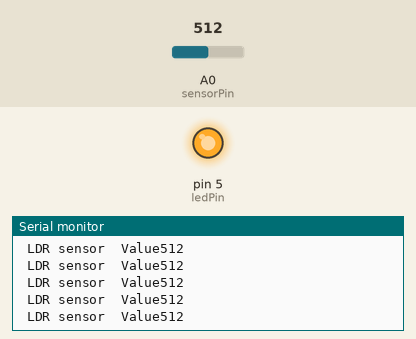
This sketch was run on a simulated Arduino Uno, built with avr-gcc and run on an emulated ATmega328P. Parts: output pins drawn as LEDs (lit = HIGH), the last lines printed to the serial monitor. The inputs (shaded band) are chosen by the test bench; at power-on: A0 (sensorPin) = 512.

Above: at 6.2 s.
6.3 s: A0 (sensorPin) set to 105
At 6.8 s:
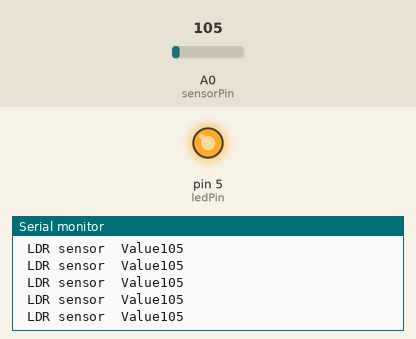
9.3 s: A0 (sensorPin) set to 89
At 10.1 s:
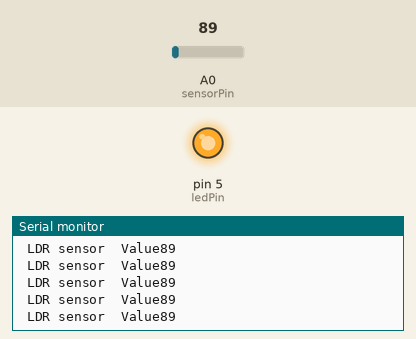
Timing chart, 0 to 12.3 s (numbered marks = the images above; inputs shaded):
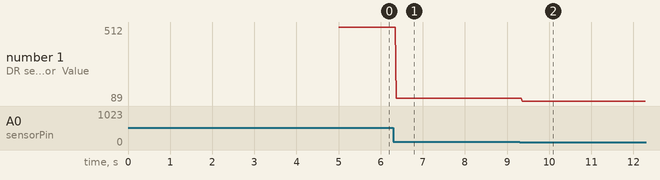

The sketch:

Mony_Counter.ino
```cpp
const int sensorPin = A0; // المنفذ الذي سيتحسس التغير في قيمة فرق الجهد نتيجة تغير المقاومة
const int ledPin = 5; // المنفذ المسؤول عن إشعال الثنائي الضوئي


int sensorValue;
boolean c=0; // لنتحسس حركة العملة

static int CM=0;


void setup(){


 Serial.begin(9600);
 pinMode(ledPin,OUTPUT);
 digitalWrite(ledPin,HIGH); // أمر إشعال الثنائي الضوئي
 delay(5000); // تأخير لمدة 5 ثوان لتستقر قيمة المقاومة

}


void loop(){


 sensorValue = analogRead(sensorPin) ; // قراءة قيمة فرق جهد المنفذ التماثلي الذي قمنا بتوصيله إلى طرف المقاومة الحساسة للضوء

 Serial.println(sensorValue);
 Serial.print(" LDR sensor  Value");


 // إذا حجبت العملة ضوء الثنائي الضوئي ستنخفض قيمة فرق الجهد
 if (sensorValue<=20 && c==false){
  c=true; // هذا يعني أن العملة قد دخلت جزئيا وحجبت الشعاع الضوئي المنبعث من الثنائي
  delay(1000);
}

// إذا كانت العملة قد حجبت ضوء الثنائي من قبل و أصبحت قيمة فرق الجهد مرتفعة مرة أخرى
if (c==true && sensorValue >50)
{

  c=false; // هذا يعني أن العملة قد نزلت إلى الأسفل ورجع ضوء الثنائي ليؤثر على قيمة المقاومة


  Serial.println();
  Serial.print("-| Enjoy ");
  Serial.print(++CM);
  Serial.print(" $ |- ");


}

}
```

Measured:
- after the input at 6.3 s, the serial monitor: prints a new line after 0.07 s (image 1)
- after the input at 9.3 s, the serial monitor: prints a new line after 0.06 s (image 2)
- plotted number 1: 512 → 105 after the input at 6.3 s, 105 → 89 after the input at 9.3 s
